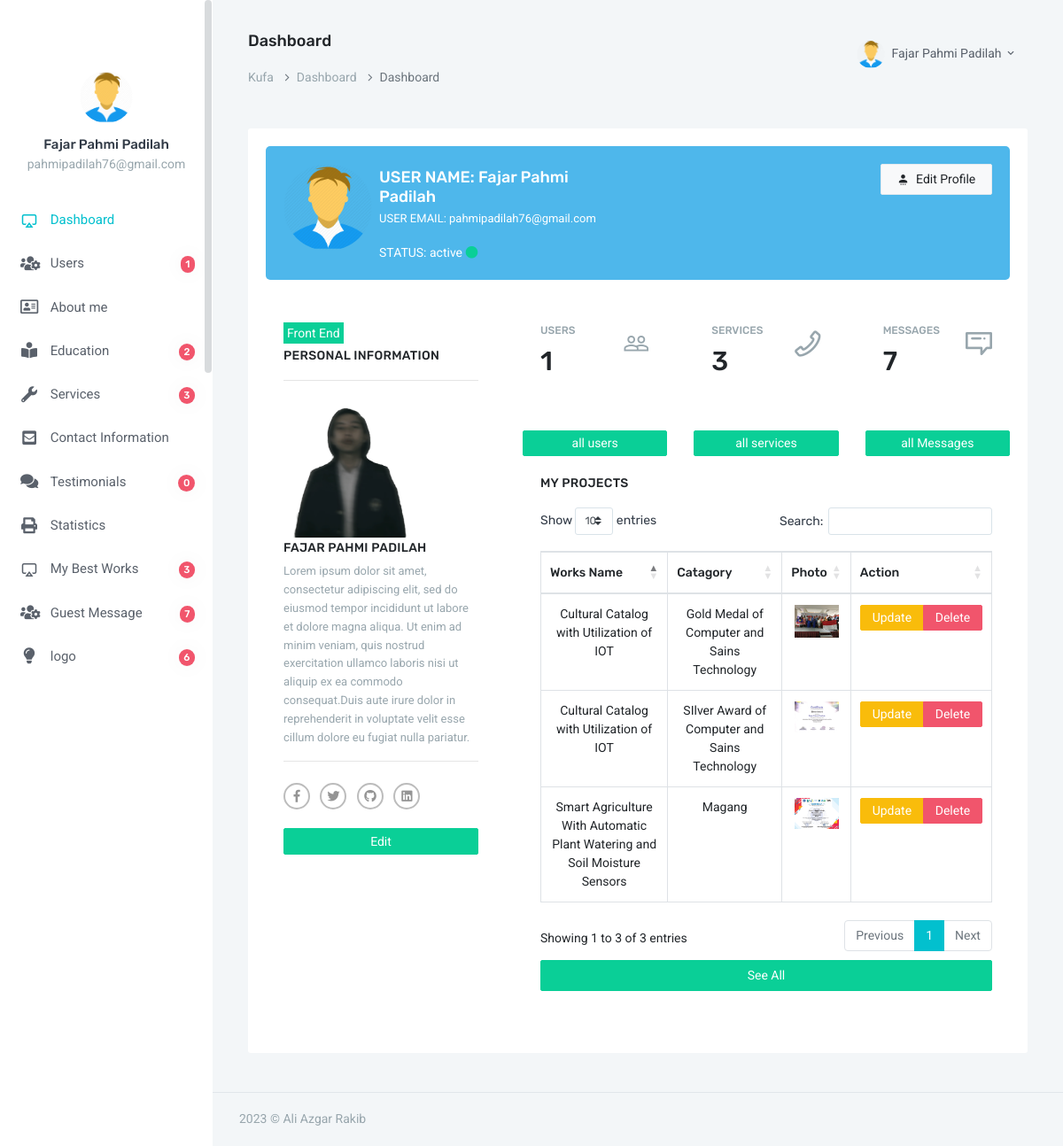
Screenshot of /admin/index.php (signed in) with the database file from the repository.
### tables this page shows
CREATE TABLE `users` (
  `id` int(3) NOT NULL,
  `fname` varchar(100) NOT NULL,
  `email` varchar(100) NOT NULL,
  `password` varchar(255) NOT NULL,
  `status` int(1) NOT NULL DEFAULT 1,
  `photo` varchar(100) NOT NULL DEFAULT 'default.png'
);

CREATE TABLE `about_me` (
  `id` int(2) NOT NULL,
  `name` varchar(100) NOT NULL,
  `intro` varchar(300) NOT NULL,
  `details` text NOT NULL,
  `fb_link` varchar(100) NOT NULL,
  `twitter_link` varchar(100) NOT NULL,
  `linkedin_link` varchar(100) NOT NULL,
  `github_link` varchar(100) NOT NULL,
  `photo` varchar(120) NOT NULL
);

CREATE TABLE `my_best_works` (
  `id` int(2) NOT NULL,
  `works_name` varchar(100) NOT NULL,
  `catagory` varchar(100) NOT NULL,
  `photo` varchar(110) NOT NULL DEFAULT 'default.jpg'
);

### admin/index.php (the view, shortened to what the rows shown need)
<?php
require_once "header.php";
require_once "db.php";
$email = $_SESSION['user_email'];
$query = "SELECT * FROM users WHERE email='$email'";
$result = $dbcon -> query($query);
$row = $result -> fetch_assoc();
$about_me = $dbcon->query("SELECT * FROM about_me");
$result = $about_me -> fetch_assoc();
$all_works = $dbcon->query("SELECT * FROM my_best_works ORDER BY id DESC LIMIT 3");
?>
    <div class="row">
                            <div class="col-sm-12">
                                <div class="profile-user-box card-box bg-info">
                                    <div class="row text-dark">
                                        <div class="col-sm-6">
                                            <span class="float-left mr-2"><img src="image/users/<?=$row['photo']?>" alt="profile_photo" width='100' class="avatar-xl rounded-circle"></span>
                                            <div class="media-body text-white">
                                                <h4 class="mt-1 mb-1 text-white font-18">USER NAME: <?=$row['fname']?></h4>
                                                <p class="font-13">USER EMAIL: <?=$row['email']?></p>
                                                <p class="mb-0">STATUS: active <i class="fa fa-circle text-success"></i></p>
                                            </div>
                                        </div>
                                    </div>
                                </div>
                            </div>
                        </div>
                        <div class="row">
                            <div class="col-xl-4">
                                <div class="card-box">
                                    <span class="bg-success p-1 text-white mb-1">Front End</span>
                                    <h4 class="header-title mt-1">Personal Information</h4>
                                    <hr>
                                    <img  src="image/profile/<?=$result['photo']?>" style="width: 150px;" >
                                    <h5 class="header-title mt-1"><?=$result['name']?></h5>
                                    <div class="panel-body">
                                        <p class="text-muted font-13"><?=$result['details']?></p>
                                        <hr/>
                                        <ul class="social-links list-inline mt-4 mb-0 mx-auto">
                                            <li class="list-inline-item">
                                            </li>
                                            <li class="list-inline-item">
                                            </li>
                                            <li class="list-inline-item">
                                            </li>
                                            <li class="list-inline-item">
                                            </li>
                                        </ul>
                                    </div>
                                    <br>
                                    <a class="btn btn-sm btn-block btn-success" href="about_me.php">Edit</a>
                                </div>
                              </div>
                            <div class="col-xl-8">
                                <div class="row">
                                    <div class="col-sm-4">
                                        <div class="card-box tilebox-one">
                                            <h2 class="" data-plugin="counterup">
                                              <?php
                                              $result = $dbcon->query("SELECT COUNT(*) AS total_users FROM users");
                                              $row = $result->fetch_assoc();
                                              echo $row['total_users'];
                                              ?>
                                          </h2>
                                        </div>
                                    </div>
                                    <div class="col-sm-4">
                                        <div class="card-box tilebox-one">
                                            <h2 class=""><span data-plugin="counterup">
                                              <?php
                                              $result = $dbcon->query("SELECT COUNT(*) AS total_services FROM services");
                                              $row = $result->fetch_assoc();
                                              echo $row['total_services'];
                                              ?>
                                              </span></h2>
                                        </div>
                                    </div>
                                    <div class="col-sm-4">
                                        <div class="card-box tilebox-one">
                                            <h2 class="" data-plugin="counterup">
                                              <?php
                                              $result = $dbcon->query("SELECT COUNT(*) AS total_messages FROM guest_messages");
                                              $row = $result->fetch_assoc();
                                              echo $row['total_messages'];
                                              ?>
                                              </h2>
                                        </div>
                                    </div>
                                </div>
                                <div class="card-box">
                                    <table id="example" class="table table-bordered text-center">
                                          <thead>
                                            <tr>
                                              <th>Works Name</th>
                                              <th>Catagory</th>
                                              <th>Photo</th>
                                              <th>Action</th>
                                            </tr>
                                          </thead>
                                          <tbody>
                                          <?php foreach ($all_works as $result) {
                                           ?>
                                            <tr>
                                              <td><?=$result['works_name']?></td>
                                              <td><?=$result['catagory']?></td>
                                              <td><img src="image/my_best_works/<?=$result['photo']?>" alt="" style="width: 50px;"></td>
                                              <td>
                                                <div class="btn-group">
                                                  <a class="btn btn-sm btn-warning" href="best_works_update.php?id=<?=base64_encode($result['id'])?>">Update</a>
                                                  <a class="btn btn-sm btn-danger" href="best_works_delete.php?id=<?=base64_encode($result['id'])?>">Delete</a>
                                                </div>
                                              </td>
                                            </tr>
                                          <?php } ?>
                                          </tbody>
                                        </table>
                            </div>
                        </div>
<?php
    require_once "footer.php";
?>

### admin/header.php (shortened to what the rows shown need)
<?php require_once "db.php"; ?>
<!doctype html>
<html lang="en">
<head>
        <link rel="stylesheet" href="https://cdnjs.cloudflare.com/ajax/libs/twitter-bootstrap/4.1.3/css/bootstrap.css">
        <link rel="stylesheet" href="https://cdn.datatables.net/1.10.20/css/dataTables.bootstrap4.min.css">
        <link href="assets/css/bootstrap.min.css" rel="stylesheet" type="text/css" />
        <link href="assets/css/icons.css" rel="stylesheet" type="text/css" />
        <link rel="stylesheet" href="../front_end_assets/css/fontawesome-all.min.css">
        <link href="assets/css/metismenu.min.css" rel="stylesheet" type="text/css" />
        <link href="assets/css/style.css" rel="stylesheet" type="text/css" />
    </head>
    <body>
        <div id="wrapper">
            <div class="left side-menu">
                <div class="slimscroll-menu" id="remove-scroll">
                    <div class="user-box">
                        <div class="user-img">
                <?php
                    $email_for_photo = $_SESSION['user_email'];
                    $query_for_photo = $dbcon->query( "SELECT photo FROM users WHERE email='$email_for_photo'");
                    $photo_from_db   = $query_for_photo -> fetch_assoc();
                 ?>
                            <img src="image/users/<?=$photo_from_db['photo']?>" alt="user-img" title="Mat Helme" class="rounded-circle img-fluid">
                        </div>
                    </div>
                </div>
            </div>
            <div class="content-page">
                <div class="topbar">
                    <nav class="navbar-custom">
                        <ul class="list-unstyled topbar-right-menu float-right mb-0">
                            <li class="dropdown notification-list">
                                <a class="nav-link dropdown-toggle nav-user" data-toggle="dropdown" href="#" role="button"
                                   aria-haspopup="false" aria-expanded="false">
                                    <img src="image/users/<?=$photo_from_db['photo']?>" alt="user" class="rounded-circle"> <span class="ml-1"><?=$_SESSION['user_name']?> <i class="mdi mdi-chevron-down"></i> </span>
                                </a>
                            </li>
                        </ul>
                    </nav>
                </div>
                <div class="content">
                    <div class="container-fluid">
                        <div class="row">
                            <div class="col-12">
                                <div class="card-box">

### rows the page displays
users: photo (picture), fname "Fajar Pahmi Padilah", email "pahmipadilah76@gmail.com"
about_me: photo (picture), name "FAJAR PAHMI PADILAH", details "Lorem ipsum dolor sit amet, consectetur adipiscing elit, sed do eiusmod tempor incididunt ut labore et dolore magna aliqua. Ut enim ad minim veniam, quis nostrud exercitation ullamco laboris nisi ut aliquip ex ea commodo consequat.Duis aute irure dolor in reprehenderit in voluptate velit esse cillum dolore eu fugiat nulla pariatur."
my_best_works: works_name "Smart Agriculture With Automatic Plant Watering and Soil Moisture Sensors", catagory "Magang", photo (picture)
my_best_works: works_name "Cultural Catalog with Utilization of IOT", catagory "Gold Medal of Computer and Sains Technology", photo (picture)
my_best_works: works_name "Cultural Catalog with Utilization of IOT", catagory "SIlver Award of Computer and Sains Technology", photo (picture)

### other values shown
$_SESSION['user_name'] "Fajar Pahmi Padilah"
$_SESSION['user_email'] "pahmipadilah76@gmail.com"
$row['total_users'] "1"
$education_row['total_field'] "2"
$services_row['total_field'] "3"
$testimonial_row['total_field'] "0"
$best_works_row['total_field'] "3"
$guest_message_row['total_field'] "7"
$logo_row['total_field'] "6"
$title "Dashboard"
$row['total_services'] "3"
$row['total_messages'] "7"
